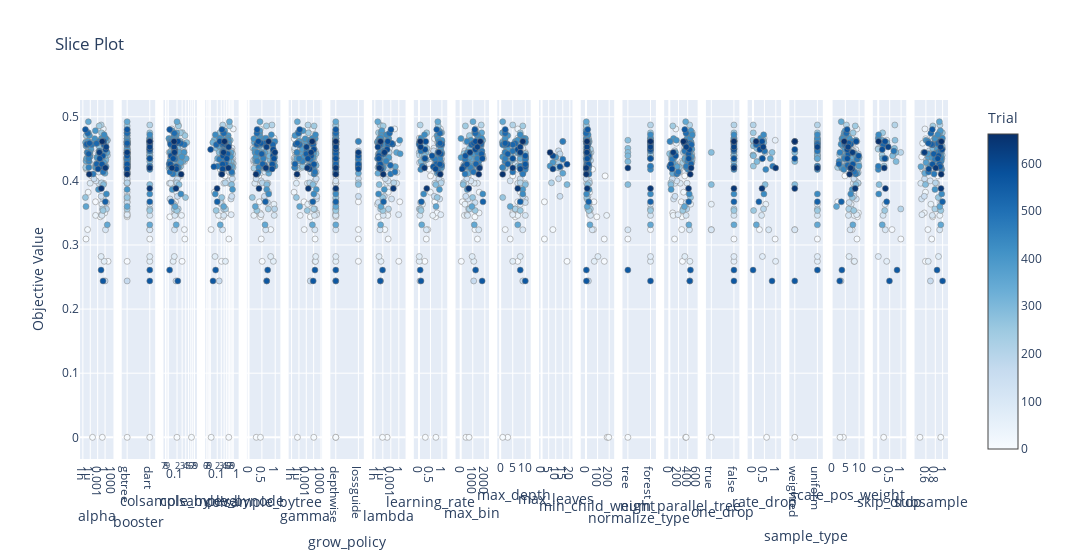

The cell this chart's notebook holds for it:
### Code cell
optuna.visualization.plot_slice(f1_study)

### Figure 1 — Plotly figure (JSON) as saved in the notebook; plotly's stock layout.template omitted (floating-point values rounded to 4 significant figures; data arrays with more than 128 entries replaced by an {"elided": "..."} marker saying what was removed)
{"data": [{"marker": {"color": {"elided": "179 int values"}, "colorbar": {"title": {"text": "Trial"}, "x": 1, "xpad": 40}, "colorscale": [[0, "rgb(247,251,255)"], [0.125, "rgb(222,235,247)"], [0.25, "rgb(198,219,239)"], [0.375, "rgb(158,202,225)"], [0.5, "rgb(107,174,214)"], [0.625, "rgb(66,146,198)"], [0.75, "rgb(33,113,181)"], [0.875, "rgb(8,81,156)"], [1, "rgb(8,48,107)"]], "line": {"color": "Grey", "width": 0.5}, "showscale": true}, "mode": "markers", "showlegend": false, "type": "scatter", "x": {"elided": "179 float values"}, "xaxis": "x", "y": {"elided": "179 float values"}, "yaxis": "y"}, {"marker": {"color": {"elided": "179 int values"}, "colorbar": {"title": {"text": "Trial"}, "x": 1, "xpad": 40}, "colorscale": [[0, "rgb(247,251,255)"], [0.125, "rgb(222,235,247)"], [0.25, "rgb(198,219,239)"], [0.375, "rgb(158,202,225)"], [0.5, "rgb(107,174,214)"], [0.625, "rgb(66,146,198)"], [0.75, "rgb(33,113,181)"], [0.875, "rgb(8,81,156)"], [1, "rgb(8,48,107)"]], "line": {"color": "Grey", "width": 0.5}, "showscale": false}, "mode": "markers", "showlegend": false, "type": "scatter", "x": {"elided": "179 str values"}, "xaxis": "x2", "y": {"elided": "179 float values"}, "yaxis": "y2"}, {"marker": {"color": {"elided": "179 int values"}, "colorbar": {"title": {"text": "Trial"}, "x": 1, "xpad": 40}, "colorscale": [[0, "rgb(247,251,255)"], [0.125, "rgb(222,235,247)"], [0.25, "rgb(198,219,239)"], [0.375, "rgb(158,202,225)"], [0.5, "rgb(107,174,214)"], [0.625, "rgb(66,146,198)"], [0.75, "rgb(33,113,181)"], [0.875, "rgb(8,81,156)"], [1, "rgb(8,48,107)"]], "line": {"color": "Grey", "width": 0.5}, "showscale": false}, "mode": "markers", "showlegend": false, "type": "scatter", "x": {"elided": "179 float values"}, "xaxis": "x3", "y": {"elided": "179 float values"}, "yaxis": "y3"}, {"marker": {"color": {"elided": "179 int values"}, "colorbar": {"title": {"text": "Trial"}, "x": 1, "xpad": 40}, "colorscale": [[0, "rgb(247,251,255)"], [0.125, "rgb(222,235,247)"], [0.25, "rgb(198,219,239)"], [0.375, "rgb(158,202,225)"], [0.5, "rgb(107,174,214)"], [0.625, "rgb(66,146,198)"], [0.75, "rgb(33,113,181)"], [0.875, "rgb(8,81,156)"], [1, "rgb(8,48,107)"]], "line": {"color": "Grey", "width": 0.5}, "showscale": false}, "mode": "markers", "showlegend": false, "type": "scatter", "x": {"elided": "179 float values"}, "xaxis": "x4", "y": {"elided": "179 float values"}, "yaxis": "y4"}, {"marker": {"color": {"elided": "179 int values"}, "colorbar": {"title": {"text": "Trial"}, "x": 1, "xpad": 40}, "colorscale": [[0, "rgb(247,251,255)"], [0.125, "rgb(222,235,247)"], [0.25, "rgb(198,219,239)"], [0.375, "rgb(158,202,225)"], [0.5, "rgb(107,174,214)"], [0.625, "rgb(66,146,198)"], [0.75, "rgb(33,113,181)"], [0.875, "rgb(8,81,156)"], [1, "rgb(8,48,107)"]], "line": {"color": "Grey", "width": 0.5}, "showscale": false}, "mode": "markers", "showlegend": false, "type": "scatter", "x": {"elided": "179 float values"}, "xaxis": "x5", "y": {"elided": "179 float values"}, "yaxis": "y5"}, {"marker": {"color": {"elided": "179 int values"}, "colorbar": {"title": {"text": "Trial"}, "x": 1, "xpad": 40}, "colorscale": [[0, "rgb(247,251,255)"], [0.125, "rgb(222,235,247)"], [0.25, "rgb(198,219,239)"], [0.375, "rgb(158,202,225)"], [0.5, "rgb(107,174,214)"], [0.625, "rgb(66,146,198)"], [0.75, "rgb(33,113,181)"], [0.875, "rgb(8,81,156)"], [1, "rgb(8,48,107)"]], "line": {"color": "Grey", "width": 0.5}, "showscale": false}, "mode": "markers", "showlegend": false, "type": "scatter", "x": {"elided": "179 float values"}, "xaxis": "x6", "y": {"elided": "179 float values"}, "yaxis": "y6"}, {"marker": {"color": {"elided": "179 int values"}, "colorbar": {"title": {"text": "Trial"}, "x": 1, "xpad": 40}, "colorscale": [[0, "rgb(247,251,255)"], [0.125, "rgb(222,235,247)"], [0.25, "rgb(198,219,239)"], [0.375, "rgb(158,202,225)"], [0.5, "rgb(107,174,214)"], [0.625, "rgb(66,146,198)"], [0.75, "rgb(33,113,181)"], [0.875, "rgb(8,81,156)"], [1, "rgb(8,48,107)"]], "line": {"color": "Grey", "width": 0.5}, "showscale": false}, "mode": "markers", "showlegend": false, "type": "scatter", "x": {"elided": "179 str values"}, "xaxis": "x7", "y": {"elided": "179 float values"}, "yaxis": "y7"}, {"marker": {"color": {"elided": "179 int values"}, "colorbar": {"title": {"text": "Trial"}, "x": 1, "xpad": 40}, "colorscale": [[0, "rgb(247,251,255)"], [0.125, "rgb(222,235,247)"], [0.25, "rgb(198,219,239)"], [0.375, "rgb(158,202,225)"], [0.5, "rgb(107,174,214)"], [0.625, "rgb(66,146,198)"], [0.75, "rgb(33,113,181)"], [0.875, "rgb(8,81,156)"], [1, "rgb(8,48,107)"]], "line": {"color": "Grey", "width": 0.5}, "showscale": false}, "mode": "markers", "showlegend": false, "type": "scatter", "x": {"elided": "179 float values"}, "xaxis": "x8", "y": {"elided": "179 float values"}, "yaxis": "y8"}, {"marker": {"color": {"elided": "179 int values"}, "colorbar": {"title": {"text": "Trial"}, "x": 1, "xpad": 40}, "colorscale": [[0, "rgb(247,251,255)"], [0.125, "rgb(222,235,247)"], [0.25, "rgb(198,219,239)"], [0.375, "rgb(158,202,225)"], [0.5, "rgb(107,174,214)"], [0.625, "rgb(66,146,198)"], [0.75, "rgb(33,113,181)"], [0.875, "rgb(8,81,156)"], [1, "rgb(8,48,107)"]], "line": {"color": "Grey", "width": 0.5}, "showscale": false}, "mode": "markers", "showlegend": false, "type": "scatter", "x": {"elided": "179 float values"}, "xaxis": "x9", "y": {"elided": "179 float values"}, "yaxis": "y9"}, {"marker": {"color": {"elided": "179 int values"}, "colorbar": {"title": {"text": "Trial"}, "x": 1, "xpad": 40}, "colorscale": [[0, "rgb(247,251,255)"], [0.125, "rgb(222,235,247)"], [0.25, "rgb(198,219,239)"], [0.375, "rgb(158,202,225)"], [0.5, "rgb(107,174,214)"], [0.625, "rgb(66,146,198)"], [0.75, "rgb(33,113,181)"], [0.875, "rgb(8,81,156)"], [1, "rgb(8,48,107)"]], "line": {"color": "Grey", "width": 0.5}, "showscale": false}, "mode": "markers", "showlegend": false, "type": "scatter", "x": {"elided": "179 int values"}, "xaxis": "x10", "y": {"elided": "179 float values"}, "yaxis": "y10"}, {"marker": {"color": {"elided": "179 int values"}, "colorbar": {"title": {"text": "Trial"}, "x": 1, "xpad": 40}, "colorscale": [[0, "rgb(247,251,255)"], [0.125, "rgb(222,235,247)"], [0.25, "rgb(198,219,239)"], [0.375, "rgb(158,202,225)"], [0.5, "rgb(107,174,214)"], [0.625, "rgb(66,146,198)"], [0.75, "rgb(33,113,181)"], [0.875, "rgb(8,81,156)"], [1, "rgb(8,48,107)"]], "line": {"color": "Grey", "width": 0.5}, "showscale": false}, "mode": "markers", "showlegend": false, "type": "scatter", "x": {"elided": "179 int values"}, "xaxis": "x11", "y": {"elided": "179 float values"}, "yaxis": "y11"}, {"marker": {"color": [3, 5, 8, 15, 131, 144, 146, 149, 154, 157, 166, 169, 188, 199, 209, 243, 289, 348, 375, 378, 388, 450, 472, 559, 565, 569, 595, 630], "colorbar": {"title": {"text": "Trial"}, "x": 1, "xpad": 40}, "colorscale": [[0, "rgb(247,251,255)"], [0.125, "rgb(222,235,247)"], [0.25, "rgb(198,219,239)"], [0.375, "rgb(158,202,225)"], [0.5, "rgb(107,174,214)"], [0.625, "rgb(66,146,198)"], [0.75, "rgb(33,113,181)"], [0.875, "rgb(8,81,156)"], [1, "rgb(8,48,107)"]], "line": {"color": "Grey", "width": 0.5}, "showscale": false}, "mode": "markers", "showlegend": false, "type": "scatter", "x": [18, 2, 2, 8, 14, 14, 12, 13, 12, 10, 15, 13, 13, 7, 12, 11, 18, 15, 10, 8, 6, 15, 15, 13, 18, 8, 8, 6], "xaxis": "x12", "y": [0.2745, 0.3093, 0.3673, 0.324, 0.4237, 0.4255, 0.4468, 0.3759, 0.4032, 0.433, 0.4615, 0.4421, 0.4198, 0.3969, 0.4274, 0.4211, 0.3942, 0.4118, 0.437, 0.4286, 0.4231, 0.4615, 0.4337, 0.4222, 0.4259, 0.439, 0.4186, 0.4444], "yaxis": "y12"}, {"marker": {"color": {"elided": "179 int values"}, "colorbar": {"title": {"text": "Trial"}, "x": 1, "xpad": 40}, "colorscale": [[0, "rgb(247,251,255)"], [0.125, "rgb(222,235,247)"], [0.25, "rgb(198,219,239)"], [0.375, "rgb(158,202,225)"], [0.5, "rgb(107,174,214)"], [0.625, "rgb(66,146,198)"], [0.75, "rgb(33,113,181)"], [0.875, "rgb(8,81,156)"], [1, "rgb(8,48,107)"]], "line": {"color": "Grey", "width": 0.5}, "showscale": false}, "mode": "markers", "showlegend": false, "type": "scatter", "x": {"elided": "179 float values"}, "xaxis": "x13", "y": {"elided": "179 float values"}, "yaxis": "y13"}, {"marker": {"color": [2, 5, 15, 35, 59, 63, 68, 79, 105, 111, 197, 198, 206, 207, 225, 227, 232, 247, 253, 255, 263, 280, 281, 286, 288, 289, 298, 302, 308, 313, 325, 346, 349, 352, 382, 429, 431, 432, 441, 471, 485, 519, 524, 538, 556, 563, 583, 586, 590, 617, 641, 644, 662], "colorbar": {"title": {"text": "Trial"}, "x": 1, "xpad": 40}, "colorscale": [[0, "rgb(247,251,255)"], [0.125, "rgb(222,235,247)"], [0.25, "rgb(198,219,239)"], [0.375, "rgb(158,202,225)"], [0.5, "rgb(107,174,214)"], [0.625, "rgb(66,146,198)"], [0.75, "rgb(33,113,181)"], [0.875, "rgb(8,81,156)"], [1, "rgb(8,48,107)"]], "line": {"color": "Grey", "width": 0.5}, "showscale": false}, "mode": "markers", "showlegend": false, "type": "scatter", "x": ["tree", "tree", "forest", "forest", "forest", "forest", "forest", "forest", "tree", "forest", "forest", "forest", "forest", "forest", "forest", "forest", "forest", "forest", "forest", "forest", "forest", "forest", "tree", "tree", "tree", "tree", "tree", "tree", "forest", "forest", "forest", "forest", "forest", "forest", "forest", "forest", "forest", "forest", "forest", "forest", "forest", "forest", "forest", "forest", "tree", "forest", "forest", "forest", "forest", "forest", "tree", "forest", "forest"], "xaxis": "x14", "y": [0, 0.3093, 0.324, 0.4667, 0.3636, 0.4634, 0.2745, 0.2821, 0.3237, 0.3462, 0.4444, 0.3562, 0.4872, 0.44, 0.4505, 0.4494, 0.4615, 0.4404, 0.475, 0.3537, 0.4231, 0.4545, 0.4634, 0.4507, 0.4444, 0.3942, 0.4301, 0.439, 0.4615, 0.4634, 0.4598, 0.4348, 0.3314, 0.4348, 0.4615, 0.4667, 0.4719, 0.3796, 0.4179, 0.4228, 0.4464, 0.4583, 0.4565, 0.3673, 0.2609, 0.2439, 0.4348, 0.4615, 0.449, 0.4528, 0.4202, 0.3881, 0.4615], "yaxis": "y14"}, {"marker": {"color": {"elided": "179 int values"}, "colorbar": {"title": {"text": "Trial"}, "x": 1, "xpad": 40}, "colorscale": [[0, "rgb(247,251,255)"], [0.125, "rgb(222,235,247)"], [0.25, "rgb(198,219,239)"], [0.375, "rgb(158,202,225)"], [0.5, "rgb(107,174,214)"], [0.625, "rgb(66,146,198)"], [0.75, "rgb(33,113,181)"], [0.875, "rgb(8,81,156)"], [1, "rgb(8,48,107)"]], "line": {"color": "Grey", "width": 0.5}, "showscale": false}, "mode": "markers", "showlegend": false, "type": "scatter", "x": {"elided": "179 int values"}, "xaxis": "x15", "y": {"elided": "179 float values"}, "yaxis": "y15"}, {"marker": {"color": [2, 5, 15, 35, 59, 63, 68, 79, 105, 111, 197, 198, 206, 207, 225, 227, 232, 247, 253, 255, 263, 280, 281, 286, 288, 289, 298, 302, 308, 313, 325, 346, 349, 352, 382, 429, 431, 432, 441, 471, 485, 519, 524, 538, 556, 563, 583, 586, 590, 617, 641, 644, 662], "colorbar": {"title": {"text": "Trial"}, "x": 1, "xpad": 40}, "colorscale": [[0, "rgb(247,251,255)"], [0.125, "rgb(222,235,247)"], [0.25, "rgb(198,219,239)"], [0.375, "rgb(158,202,225)"], [0.5, "rgb(107,174,214)"], [0.625, "rgb(66,146,198)"], [0.75, "rgb(33,113,181)"], [0.875, "rgb(8,81,156)"], [1, "rgb(8,48,107)"]], "line": {"color": "Grey", "width": 0.5}, "showscale": false}, "mode": "markers", "showlegend": false, "type": "scatter", "x": [true, false, true, false, true, false, false, false, true, false, false, false, false, false, false, false, false, false, false, false, false, false, false, false, true, true, false, false, false, false, false, false, false, false, false, false, false, false, false, false, false, false, false, false, false, false, false, false, false, false, false, false, false], "xaxis": "x16", "y": [0, 0.3093, 0.324, 0.4667, 0.3636, 0.4634, 0.2745, 0.2821, 0.3237, 0.3462, 0.4444, 0.3562, 0.4872, 0.44, 0.4505, 0.4494, 0.4615, 0.4404, 0.475, 0.3537, 0.4231, 0.4545, 0.4634, 0.4507, 0.4444, 0.3942, 0.4301, 0.439, 0.4615, 0.4634, 0.4598, 0.4348, 0.3314, 0.4348, 0.4615, 0.4667, 0.4719, 0.3796, 0.4179, 0.4228, 0.4464, 0.4583, 0.4565, 0.3673, 0.2609, 0.2439, 0.4348, 0.4615, 0.449, 0.4528, 0.4202, 0.3881, 0.4615], "yaxis": "y16"}, {"marker": {"color": [2, 5, 15, 35, 59, 63, 68, 79, 105, 111, 197, 198, 206, 207, 225, 227, 232, 247, 253, 255, 263, 280, 281, 286, 288, 289, 298, 302, 308, 313, 325, 346, 349, 352, 382, 429, 431, 432, 441, 471, 485, 519, 524, 538, 556, 563, 583, 586, 590, 617, 641, 644, 662], "colorbar": {"title": {"text": "Trial"}, "x": 1, "xpad": 40}, "colorscale": [[0, "rgb(247,251,255)"], [0.125, "rgb(222,235,247)"], [0.25, "rgb(198,219,239)"], [0.375, "rgb(158,202,225)"], [0.5, "rgb(107,174,214)"], [0.625, "rgb(66,146,198)"], [0.75, "rgb(33,113,181)"], [0.875, "rgb(8,81,156)"], [1, "rgb(8,48,107)"]], "line": {"color": "Grey", "width": 0.5}, "showscale": false}, "mode": "markers", "showlegend": false, "type": "scatter", "x": [0.5959, 0.9705, 0.2811, 0.4855, 0.5602, 0.9752, 0.9912, 0.4134, 0.6861, 0.3763, 0.5336, 0.4601, 0.008234, 0.004002, 0.2543, 0.2546, 0.02012, 0.001282, 0.009721, 0.0242, 0.01363, 0.01642, 0.001124, 0.1711, 0.8375, 0.53, 0.1718, 0.01473, 0.1598, 0.4569, 0.4718, 0.3879, 0.1451, 0.7595, 0.3764, 0.3339, 0.4658, 0.4775, 0.5597, 0.865, 0.5056, 0.3266, 0.1434, 0.2564, 0.0004922, 0.8345, 0.4147, 0.394, 0.3006, 0.4479, 0.9941, 0.3938, 0.1348], "xaxis": "x17", "y": [0, 0.3093, 0.324, 0.4667, 0.3636, 0.4634, 0.2745, 0.2821, 0.3237, 0.3462, 0.4444, 0.3562, 0.4872, 0.44, 0.4505, 0.4494, 0.4615, 0.4404, 0.475, 0.3537, 0.4231, 0.4545, 0.4634, 0.4507, 0.4444, 0.3942, 0.4301, 0.439, 0.4615, 0.4634, 0.4598, 0.4348, 0.3314, 0.4348, 0.4615, 0.4667, 0.4719, 0.3796, 0.4179, 0.4228, 0.4464, 0.4583, 0.4565, 0.3673, 0.2609, 0.2439, 0.4348, 0.4615, 0.449, 0.4528, 0.4202, 0.3881, 0.4615], "yaxis": "y17"}, {"marker": {"color": [2, 5, 15, 35, 59, 63, 68, 79, 105, 111, 197, 198, 206, 207, 225, 227, 232, 247, 253, 255, 263, 280, 281, 286, 288, 289, 298, 302, 308, 313, 325, 346, 349, 352, 382, 429, 431, 432, 441, 471, 485, 519, 524, 538, 556, 563, 583, 586, 590, 617, 641, 644, 662], "colorbar": {"title": {"text": "Trial"}, "x": 1, "xpad": 40}, "colorscale": [[0, "rgb(247,251,255)"], [0.125, "rgb(222,235,247)"], [0.25, "rgb(198,219,239)"], [0.375, "rgb(158,202,225)"], [0.5, "rgb(107,174,214)"], [0.625, "rgb(66,146,198)"], [0.75, "rgb(33,113,181)"], [0.875, "rgb(8,81,156)"], [1, "rgb(8,48,107)"]], "line": {"color": "Grey", "width": 0.5}, "showscale": false}, "mode": "markers", "showlegend": false, "type": "scatter", "x": ["weighted", "uniform", "weighted", "uniform", "uniform", "uniform", "uniform", "uniform", "weighted", "uniform", "uniform", "uniform", "uniform", "uniform", "uniform", "uniform", "uniform", "uniform", "uniform", "uniform", "uniform", "uniform", "uniform", "uniform", "weighted", "weighted", "weighted", "uniform", "uniform", "uniform", "uniform", "uniform", "uniform", "uniform", "weighted", "uniform", "uniform", "uniform", "uniform", "uniform", "uniform", "uniform", "uniform", "uniform", "uniform", "weighted", "weighted", "weighted", "weighted", "uniform", "uniform", "weighted", "weighted"], "xaxis": "x18", "y": [0, 0.3093, 0.324, 0.4667, 0.3636, 0.4634, 0.2745, 0.2821, 0.3237, 0.3462, 0.4444, 0.3562, 0.4872, 0.44, 0.4505, 0.4494, 0.4615, 0.4404, 0.475, 0.3537, 0.4231, 0.4545, 0.4634, 0.4507, 0.4444, 0.3942, 0.4301, 0.439, 0.4615, 0.4634, 0.4598, 0.4348, 0.3314, 0.4348, 0.4615, 0.4667, 0.4719, 0.3796, 0.4179, 0.4228, 0.4464, 0.4583, 0.4565, 0.3673, 0.2609, 0.2439, 0.4348, 0.4615, 0.449, 0.4528, 0.4202, 0.3881, 0.4615], "yaxis": "y18"}, {"marker": {"color": {"elided": "179 int values"}, "colorbar": {"title": {"text": "Trial"}, "x": 1, "xpad": 40}, "colorscale": [[0, "rgb(247,251,255)"], [0.125, "rgb(222,235,247)"], [0.25, "rgb(198,219,239)"], [0.375, "rgb(158,202,225)"], [0.5, "rgb(107,174,214)"], [0.625, "rgb(66,146,198)"], [0.75, "rgb(33,113,181)"], [0.875, "rgb(8,81,156)"], [1, "rgb(8,48,107)"]], "line": {"color": "Grey", "width": 0.5}, "showscale": false}, "mode": "markers", "showlegend": false, "type": "scatter", "x": {"elided": "179 float values"}, "xaxis": "x19", "y": {"elided": "179 float values"}, "yaxis": "y19"}, {"marker": {"color": [2, 5, 15, 35, 59, 63, 68, 79, 105, 111, 197, 198, 206, 207, 225, 227, 232, 247, 253, 255, 263, 280, 281, 286, 288, 289, 298, 302, 308, 313, 325, 346, 349, 352, 382, 429, 431, 432, 441, 471, 485, 519, 524, 538, 556, 563, 583, 586, 590, 617, 641, 644, 662], "colorbar": {"title": {"text": "Trial"}, "x": 1, "xpad": 40}, "colorscale": [[0, "rgb(247,251,255)"], [0.125, "rgb(222,235,247)"], [0.25, "rgb(198,219,239)"], [0.375, "rgb(158,202,225)"], [0.5, "rgb(107,174,214)"], [0.625, "rgb(66,146,198)"], [0.75, "rgb(33,113,181)"], [0.875, "rgb(8,81,156)"], [1, "rgb(8,48,107)"]], "line": {"color": "Grey", "width": 0.5}, "showscale": false}, "mode": "markers", "showlegend": false, "type": "scatter", "x": [0.238, 0.9894, 0.601, 0.05145, 0.3004, 0.375, 0.3706, 0.003126, 0.3095, 0.2116, 0.9816, 0.9861, 0.7252, 0.6516, 3.464e-05, 0.0005218, 0.1815, 0.1687, 0.192, 0.2832, 0.2567, 0.404, 0.7341, 0.7099, 0.7689, 0.03759, 0.7814, 0.6288, 0.1921, 0.1768, 0.3783, 0.1848, 0.1746, 0.3256, 0.2699, 0.001514, 0.01725, 0.02129, 0.003125, 0.00347, 0.6819, 0.1695, 0.2324, 0.3693, 0.8233, 0.4906, 0.2877, 0.2986, 0.1779, 0.4387, 0.2637, 0.3143, 0.01355], "xaxis": "x20", "y": [0, 0.3093, 0.324, 0.4667, 0.3636, 0.4634, 0.2745, 0.2821, 0.3237, 0.3462, 0.4444, 0.3562, 0.4872, 0.44, 0.4505, 0.4494, 0.4615, 0.4404, 0.475, 0.3537, 0.4231, 0.4545, 0.4634, 0.4507, 0.4444, 0.3942, 0.4301, 0.439, 0.4615, 0.4634, 0.4598, 0.4348, 0.3314, 0.4348, 0.4615, 0.4667, 0.4719, 0.3796, 0.4179, 0.4228, 0.4464, 0.4583, 0.4565, 0.3673, 0.2609, 0.2439, 0.4348, 0.4615, 0.449, 0.4528, 0.4202, 0.3881, 0.4615], "yaxis": "y20"}, {"marker": {"color": {"elided": "179 int values"}, "colorbar": {"title": {"text": "Trial"}, "x": 1, "xpad": 40}, "colorscale": [[0, "rgb(247,251,255)"], [0.125, "rgb(222,235,247)"], [0.25, "rgb(198,219,239)"], [0.375, "rgb(158,202,225)"], [0.5, "rgb(107,174,214)"], [0.625, "rgb(66,146,198)"], [0.75, "rgb(33,113,181)"], [0.875, "rgb(8,81,156)"], [1, "rgb(8,48,107)"]], "line": {"color": "Grey", "width": 0.5}, "showscale": false}, "mode": "markers", "showlegend": false, "type": "scatter", "x": {"elided": "179 float values"}, "xaxis": "x21", "y": {"elided": "179 float values"}, "yaxis": "y21"}], "layout": {"title": {"text": "Slice Plot"}, "width": 6300, "xaxis": {"anchor": "y", "domain": [0, 0.03855], "title": {"text": "alpha"}, "type": "log"}, "xaxis10": {"anchor": "y10", "domain": [0.4327, 0.4712], "title": {"text": "max_bin"}}, "xaxis11": {"anchor": "y11", "domain": [0.4807, 0.5193], "title": {"text": "max_depth"}}, "xaxis12": {"anchor": "y12", "domain": [0.5288, 0.5673], "title": {"text": "max_leaves"}}, "xaxis13": {"anchor": "y13", "domain": [0.5769, 0.6154], "title": {"text": "min_child_weight"}}, "xaxis14": {"anchor": "y14", "domain": [0.6249, 0.6635], "title": {"text": "normalize_type"}}, "xaxis15": {"anchor": "y15", "domain": [0.673, 0.7116], "title": {"text": "num_parallel_tree"}}, "xaxis16": {"anchor": "y16", "domain": [0.7211, 0.7596], "title": {"text": "one_drop"}}, "xaxis17": {"anchor": "y17", "domain": [0.7692, 0.8077], "title": {"text": "rate_drop"}}, "xaxis18": {"anchor": "y18", "domain": [0.8172, 0.8558], "title": {"text": "sample_type"}}, "xaxis19": {"anchor": "y19", "domain": [0.8653, 0.9039], "title": {"text": "scale_pos_weight"}}, "xaxis2": {"anchor": "y2", "domain": [0.04807, 0.08662], "title": {"text": "booster"}}, "xaxis20": {"anchor": "y20", "domain": [0.9134, 0.9519], "title": {"text": "skip_drop"}}, "xaxis21": {"anchor": "y21", "domain": [0.9615, 1], "title": {"text": "subsample"}, "type": "log"}, "xaxis3": {"anchor": "y3", "domain": [0.09615, 0.1347], "title": {"text": "colsample_bylevel"}, "type": "log"}, "xaxis4": {"anchor": "y4", "domain": [0.1442, 0.1828], "title": {"text": "colsample_bynode"}, "type": "log"}, "xaxis5": {"anchor": "y5", "domain": [0.1923, 0.2308], "title": {"text": "colsample_bytree"}}, "xaxis6": {"anchor": "y6", "domain": [0.2404, 0.2789], "title": {"text": "gamma"}, "type": "log"}, "xaxis7": {"anchor": "y7", "domain": [0.2884, 0.327], "title": {"text": "grow_policy"}}, "xaxis8": {"anchor": "y8", "domain": [0.3365, 0.3751], "title": {"text": "lambda"}, "type": "log"}, "xaxis9": {"anchor": "y9", "domain": [0.3846, 0.4231], "title": {"text": "learning_rate"}}, "yaxis": {"anchor": "x", "domain": [0, 1], "title": {"text": "Objective Value"}}, "yaxis10": {"anchor": "x10", "domain": [0, 1], "matches": "y", "showticklabels": false}, "yaxis11": {"anchor": "x11", "domain": [0, 1], "matches": "y", "showticklabels": false}, "yaxis12": {"anchor": "x12", "domain": [0, 1], "matches": "y", "showticklabels": false}, "yaxis13": {"anchor": "x13", "domain": [0, 1], "matches": "y", "showticklabels": false}, "yaxis14": {"anchor": "x14", "domain": [0, 1], "matches": "y", "showticklabels": false}, "yaxis15": {"anchor": "x15", "domain": [0, 1], "matches": "y", "showticklabels": false}, "yaxis16": {"anchor": "x16", "domain": [0, 1], "matches": "y", "showticklabels": false}, "yaxis17": {"anchor": "x17", "domain": [0, 1], "matches": "y", "showticklabels": false}, "yaxis18": {"anchor": "x18", "domain": [0, 1], "matches": "y", "showticklabels": false}, "yaxis19": {"anchor": "x19", "domain": [0, 1], "matches": "y", "showticklabels": false}, "yaxis2": {"anchor": "x2", "domain": [0, 1], "matches": "y", "showticklabels": false}, "yaxis20": {"anchor": "x20", "domain": [0, 1], "matches": "y", "showticklabels": false}, "yaxis21": {"anchor": "x21", "domain": [0, 1], "matches": "y", "showticklabels": false}, "yaxis3": {"anchor": "x3", "domain": [0, 1], "matches": "y", "showticklabels": false}, "yaxis4": {"anchor": "x4", "domain": [0, 1], "matches": "y", "showticklabels": false}, "yaxis5": {"anchor": "x5", "domain": [0, 1], "matches": "y", "showticklabels": false}, "yaxis6": {"anchor": "x6", "domain": [0, 1], "matches": "y", "showticklabels": false}, "yaxis7": {"anchor": "x7", "domain": [0, 1], "matches": "y", "showticklabels": false}, "yaxis8": {"anchor": "x8", "domain": [0, 1], "matches": "y", "showticklabels": false}, "yaxis9": {"anchor": "x9", "domain": [0, 1], "matches": "y", "showticklabels": false}}}
